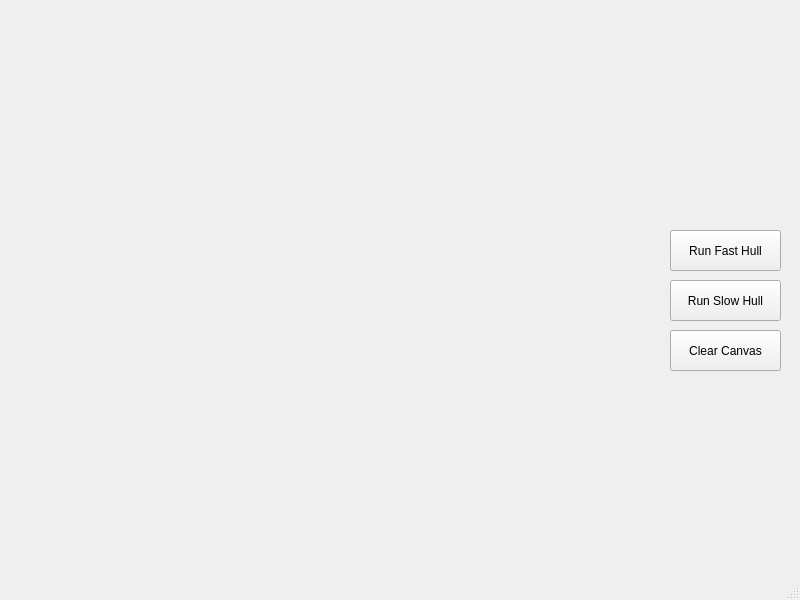
<?xml version="1.0" encoding="UTF-8"?>
<ui version="4.0">
 <class>MainWindow</class>
 <widget class="QMainWindow" name="MainWindow">
  <property name="geometry">
   <rect>
    <x>0</x>
    <y>0</y>
    <width>800</width>
    <height>600</height>
   </rect>
  </property>
  <property name="windowTitle">
   <string>MainWindow</string>
  </property>
  <widget class="QWidget" name="centralwidget">
   <widget class="QPushButton" name="runFastButton">
    <property name="geometry">
     <rect>
      <x>670</x>
      <y>230</y>
      <width>111</width>
      <height>41</height>
     </rect>
    </property>
    <property name="text">
     <string>Run Fast Hull</string>
    </property>
   </widget>
   <widget class="QPushButton" name="runSlowButton">
    <property name="geometry">
     <rect>
      <x>670</x>
      <y>280</y>
      <width>111</width>
      <height>41</height>
     </rect>
    </property>
    <property name="text">
     <string>Run Slow Hull</string>
    </property>
   </widget>
   <widget class="QPushButton" name="clearButton">
    <property name="geometry">
     <rect>
      <x>670</x>
      <y>330</y>
      <width>111</width>
      <height>41</height>
     </rect>
    </property>
    <property name="text">
     <string>Clear Canvas</string>
    </property>
   </widget>
  </widget>
  <widget class="QMenuBar" name="menubar">
   <property name="geometry">
    <rect>
     <x>0</x>
     <y>0</y>
     <width>800</width>
     <height>26</height>
    </rect>
   </property>
  </widget>
  <widget class="QStatusBar" name="statusbar"/>
 </widget>
 <resources/>
 <connections/>
</ui>
